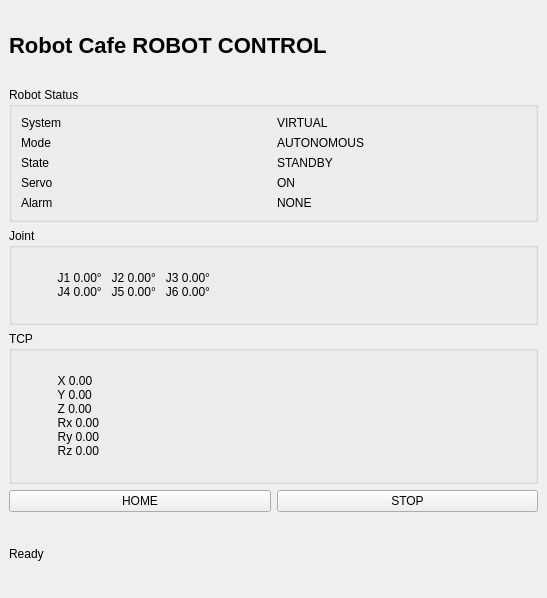
<?xml version="1.0" encoding="UTF-8"?>
<ui version="4.0">
 <class>MainWindow</class>
 <widget class="QMainWindow" name="MainWindow">
  <property name="geometry">
   <rect>
    <x>0</x>
    <y>0</y>
    <width>547</width>
    <height>598</height>
   </rect>
  </property>
  <property name="windowTitle">
   <string>Robot Control Panel - M0609</string>
  </property>
  <widget class="QWidget" name="centralwidget">
   <layout class="QVBoxLayout" name="verticalLayout">
    <item>
     <widget class="QLabel" name="title">
      <property name="styleSheet">
       <string>
        font-size: 22px;
        font-weight: bold;
       </string>
      </property>
      <property name="text">
       <string>Robot Cafe ROBOT CONTROL</string>
      </property>
     </widget>
    </item>
    <item>
     <widget class="QGroupBox" name="robotStatus">
      <property name="title">
       <string>Robot Status</string>
      </property>
      <layout class="QGridLayout" name="gridLayout">
       <item row="0" column="0">
        <widget class="QLabel" name="label">
         <property name="text">
          <string>System</string>
         </property>
        </widget>
       </item>
       <item row="0" column="1">
        <widget class="QLabel" name="lbl_system">
         <property name="text">
          <string>VIRTUAL</string>
         </property>
        </widget>
       </item>
       <item row="1" column="0">
        <widget class="QLabel" name="label">
         <property name="text">
          <string>Mode</string>
         </property>
        </widget>
       </item>
       <item row="1" column="1">
        <widget class="QLabel" name="lbl_mode">
         <property name="text">
          <string>AUTONOMOUS</string>
         </property>
        </widget>
       </item>
       <item row="2" column="0">
        <widget class="QLabel" name="label">
         <property name="text">
          <string>State</string>
         </property>
        </widget>
       </item>
       <item row="2" column="1">
        <widget class="QLabel" name="lbl_state">
         <property name="text">
          <string>STANDBY</string>
         </property>
        </widget>
       </item>
       <item row="3" column="0">
        <widget class="QLabel" name="label">
         <property name="text">
          <string>Servo</string>
         </property>
        </widget>
       </item>
       <item row="3" column="1">
        <widget class="QLabel" name="lbl_servo">
         <property name="text">
          <string>ON</string>
         </property>
        </widget>
       </item>
       <item row="4" column="0">
        <widget class="QLabel" name="label">
         <property name="text">
          <string>Alarm</string>
         </property>
        </widget>
       </item>
       <item row="4" column="1">
        <widget class="QLabel" name="lbl_alarm">
         <property name="text">
          <string>NONE</string>
         </property>
        </widget>
       </item>
      </layout>
     </widget>
    </item>
    <item>
     <widget class="QGroupBox" name="jointGroup">
      <property name="title">
       <string>Joint</string>
      </property>
      <layout class="QVBoxLayout">
       <item>
        <widget class="QLabel" name="lbl_joints">
         <property name="text">
          <string>
           J1 0.00°   J2 0.00°   J3 0.00°
           J4 0.00°   J5 0.00°   J6 0.00°
          </string>
         </property>
        </widget>
       </item>
      </layout>
     </widget>
    </item>
    <item>
     <widget class="QGroupBox" name="tcpGroup">
      <property name="title">
       <string>TCP</string>
      </property>
      <layout class="QVBoxLayout">
       <item>
        <widget class="QLabel" name="lbl_tcp">
         <property name="text">
          <string>
           X 0.00
           Y 0.00
           Z 0.00
           Rx 0.00
           Ry 0.00
           Rz 0.00
          </string>
         </property>
        </widget>
       </item>
      </layout>
     </widget>
    </item>
    <item>
     <layout class="QHBoxLayout">
      <item>
       <widget class="QPushButton" name="btn_home">
        <property name="text">
         <string>HOME</string>
        </property>
       </widget>
      </item>
      <item>
       <widget class="QPushButton" name="btn_stop">
        <property name="text">
         <string>STOP</string>
        </property>
       </widget>
      </item>
     </layout>
    </item>
    <item>
     <widget class="QLabel" name="lbl_message">
      <property name="text">
       <string>Ready</string>
      </property>
     </widget>
    </item>
   </layout>
  </widget>
 </widget>
 <resources/>
 <connections/>
</ui>
